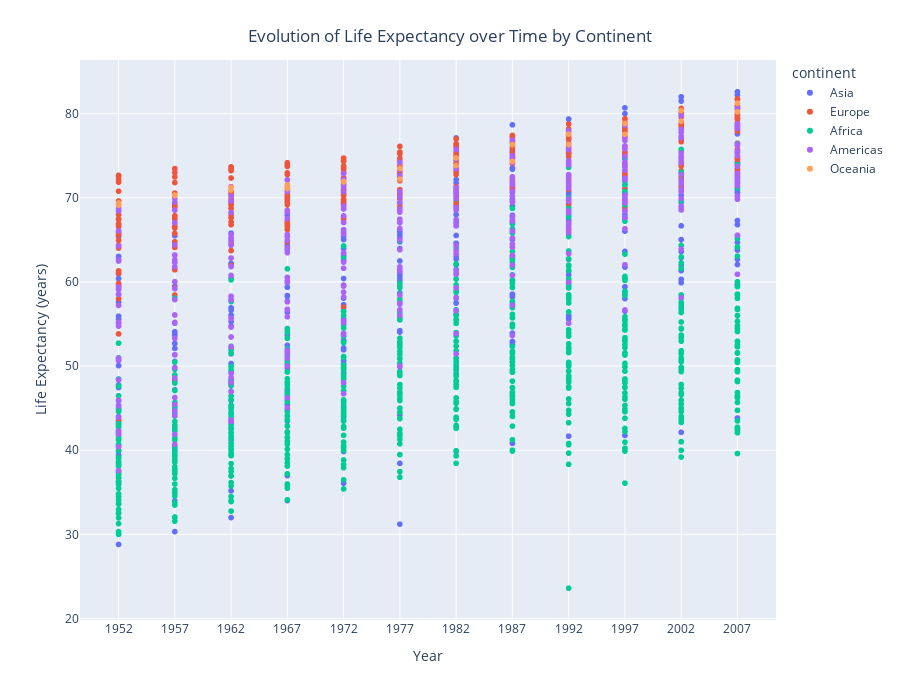

The notebook cell this image was saved under:
### Code cell
fig_year_life_cont_color = px.scatter(csv_dataframe, 'year', 'lifeExp', labels={'year': 'Year', 'lifeExp': 'Life Expectancy (years)'}, color='continent', height=700)
fig_year_life_cont_color.update_layout(
    title={
        'text': 'Evolution of Life Expectancy over Time by Continent', 
        'x': 0.5,
        'xanchor': 'center',
        'yanchor': 'top'
    }
)
fig_year_life_cont_color.update_xaxes(type='linear', nticks=20, tick0=1957, dtick=5)
fig_year_life_cont_color.show()

### Figure 1 — Plotly figure (JSON) as saved in the notebook; plotly's stock layout.template omitted (floating-point values rounded to 4 significant figures; data arrays with more than 128 entries replaced by an {"elided": "..."} marker saying what was removed)
{"data": [{"hovertemplate": "continent=Asia<br>Year=%{x}<br>Life Expectancy (years)=%{y}<extra></extra>", "legendgroup": "Asia", "marker": {"color": "#636efa", "symbol": "circle"}, "mode": "markers", "name": "Asia", "showlegend": true, "type": "scattergl", "x": {"elided": "396 int values"}, "xaxis": "x", "y": {"elided": "396 float values"}, "yaxis": "y"}, {"hovertemplate": "continent=Europe<br>Year=%{x}<br>Life Expectancy (years)=%{y}<extra></extra>", "legendgroup": "Europe", "marker": {"color": "#EF553B", "symbol": "circle"}, "mode": "markers", "name": "Europe", "showlegend": true, "type": "scattergl", "x": {"elided": "360 int values"}, "xaxis": "x", "y": {"elided": "360 float values"}, "yaxis": "y"}, {"hovertemplate": "continent=Africa<br>Year=%{x}<br>Life Expectancy (years)=%{y}<extra></extra>", "legendgroup": "Africa", "marker": {"color": "#00cc96", "symbol": "circle"}, "mode": "markers", "name": "Africa", "showlegend": true, "type": "scattergl", "x": {"elided": "624 int values"}, "xaxis": "x", "y": {"elided": "624 float values"}, "yaxis": "y"}, {"hovertemplate": "continent=Americas<br>Year=%{x}<br>Life Expectancy (years)=%{y}<extra></extra>", "legendgroup": "Americas", "marker": {"color": "#ab63fa", "symbol": "circle"}, "mode": "markers", "name": "Americas", "showlegend": true, "type": "scattergl", "x": {"elided": "300 int values"}, "xaxis": "x", "y": {"elided": "300 float values"}, "yaxis": "y"}, {"hovertemplate": "continent=Oceania<br>Year=%{x}<br>Life Expectancy (years)=%{y}<extra></extra>", "legendgroup": "Oceania", "marker": {"color": "#FFA15A", "symbol": "circle"}, "mode": "markers", "name": "Oceania", "showlegend": true, "type": "scattergl", "x": [1952, 1957, 1962, 1967, 1972, 1977, 1982, 1987, 1992, 1997, 2002, 2007, 1952, 1957, 1962, 1967, 1972, 1977, 1982, 1987, 1992, 1997, 2002, 2007], "xaxis": "x", "y": [69.12, 70.33, 70.93, 71.1, 71.93, 73.49, 74.74, 76.32, 77.56, 78.83, 80.37, 81.23, 69.39, 70.26, 71.24, 71.52, 71.89, 72.22, 73.84, 74.32, 76.33, 77.55, 79.11, 80.2], "yaxis": "y"}], "layout": {"height": 700, "legend": {"title": {"text": "continent"}, "tracegroupgap": 0}, "margin": {"t": 60}, "title": {"text": "Evolution of Life Expectancy over Time by Continent", "x": 0.5, "xanchor": "center", "yanchor": "top"}, "xaxis": {"anchor": "y", "domain": [0, 1], "dtick": 5, "nticks": 20, "tick0": 1957, "title": {"text": "Year"}, "type": "linear"}, "yaxis": {"anchor": "x", "domain": [0, 1], "title": {"text": "Life Expectancy (years)"}}}}
